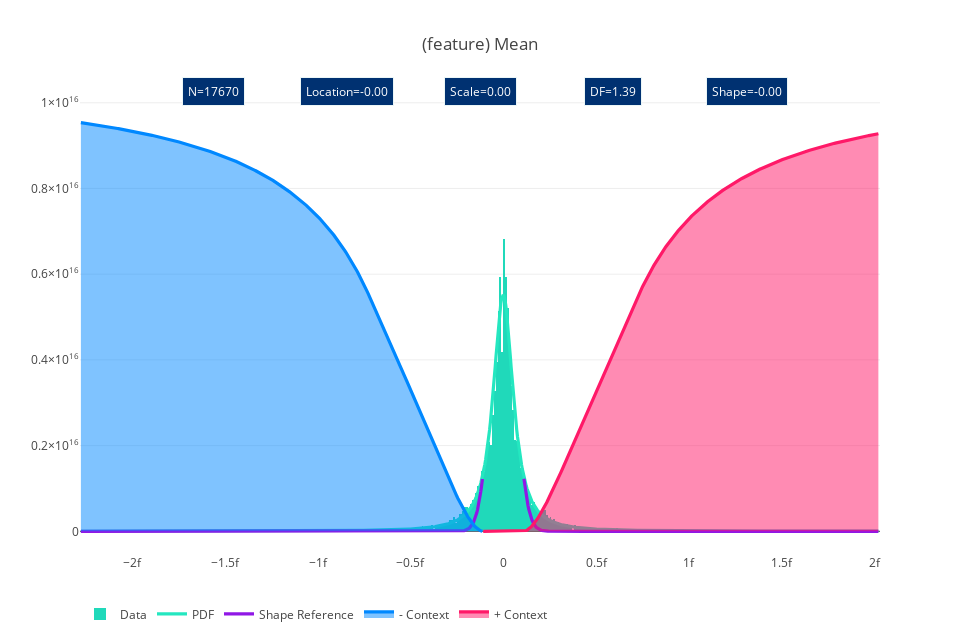
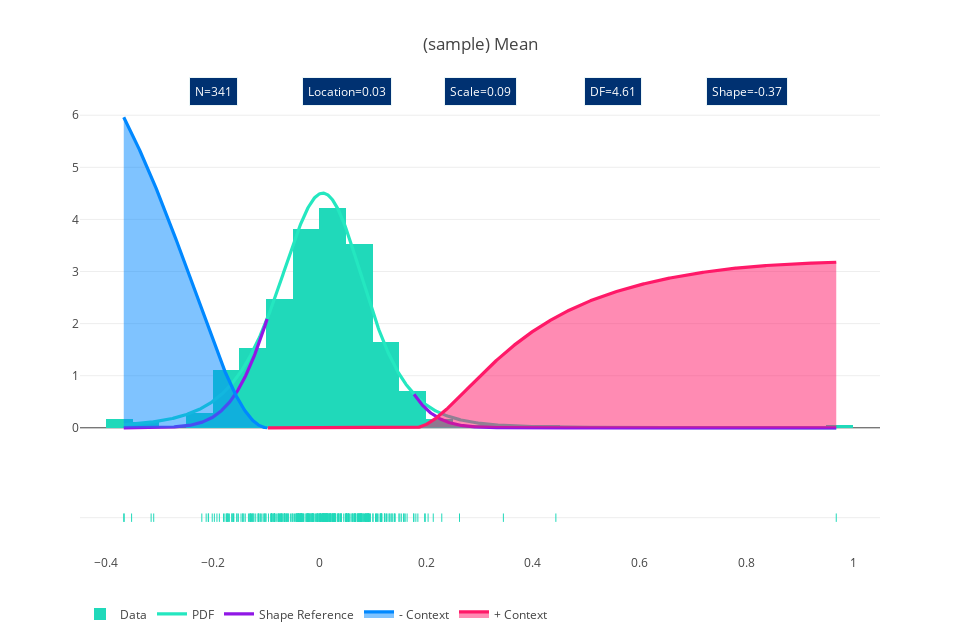

Notebook source saved alongside these figures, in order:
### Code cell
for element in ('feature', 'sample'):

    if element == 'feature':

        mean_axis = 1

    elif element == 'sample':

        mean_axis = 0

    series = feature_x_sample.mean(axis=mean_axis)

    n, location, scale, degree_of_freedom, shape = ccal.fit_skew_t_pdf(
        series.values)

    ccal.plot_context(
        series,
        location=location,
        scale=scale,
        degree_of_freedom=degree_of_freedom,
        shape=shape,
        plot_rug=series.size < 1e3,
        title='({}) Mean'.format(element))

### Figure 1 — Plotly figure (JSON) as saved in the notebook; plotly's stock layout.template omitted (floating-point values rounded to 4 significant figures; data arrays with more than 128 entries replaced by an {"elided": "..."} marker saying what was removed)
{"data": [{"histnorm": "probability density", "hoverinfo": "x+y", "legendgroup": "Data", "marker": {"color": "#20d9ba"}, "name": "Data", "type": "histogram", "x": {"elided": "17670 float values"}, "yaxis": "y2"}, {"line": {"color": "#24e7c0", "width": 3.2}, "name": "PDF", "type": "scatter", "x": {"elided": "1000 float values"}, "y": {"elided": "1000 float values"}, "yaxis": "y2"}, {"line": {"color": "#9017e6", "width": 3.2}, "name": "Shape Reference", "type": "scatter", "x": {"elided": "1000 float values"}, "y": {"elided": "1000 float values"}, "yaxis": "y2"}, {"fill": "tozeroy", "line": {"color": "#0088ff", "width": 3.2}, "name": "- Context", "type": "scatter", "x": {"elided": "504 float values"}, "y": {"elided": "504 float values"}, "yaxis": "y2"}, {"fill": "tozeroy", "line": {"color": "#ff1968", "width": 3.2}, "name": "+ Context", "type": "scatter", "x": {"elided": "496 float values"}, "y": {"elided": "496 float values"}, "yaxis": "y2"}], "layout": {"annotations": [{"bgcolor": "#003171", "bordercolor": "#ebf6f7", "borderpad": 5.1, "font": {"color": "#ffffff"}, "showarrow": false, "text": "N=17670", "x": 0.1667, "xanchor": "center", "xref": "paper", "y": 1.051, "yref": "paper"}, {"bgcolor": "#003171", "bordercolor": "#ebf6f7", "borderpad": 5.1, "font": {"color": "#ffffff"}, "showarrow": false, "text": "Location=-0.00", "x": 0.3333, "xanchor": "center", "xref": "paper", "y": 1.051, "yref": "paper"}, {"bgcolor": "#003171", "bordercolor": "#ebf6f7", "borderpad": 5.1, "font": {"color": "#ffffff"}, "showarrow": false, "text": "Scale=0.00", "x": 0.5, "xanchor": "center", "xref": "paper", "y": 1.051, "yref": "paper"}, {"bgcolor": "#003171", "bordercolor": "#ebf6f7", "borderpad": 5.1, "font": {"color": "#ffffff"}, "showarrow": false, "text": "DF=1.39", "x": 0.6667, "xanchor": "center", "xref": "paper", "y": 1.051, "yref": "paper"}, {"bgcolor": "#003171", "bordercolor": "#ebf6f7", "borderpad": 5.1, "font": {"color": "#ffffff"}, "showarrow": false, "text": "Shape=-0.00", "x": 0.8333, "xanchor": "center", "xref": "paper", "y": 1.051, "yref": "paper"}], "height": 640, "legend": {"orientation": "h"}, "title": "(feature) Mean", "width": 960, "xaxis": {"anchor": "y", "title": ""}, "yaxis": {"domain": [0, 0], "dtick": 1, "showticklabels": false, "zeroline": false}, "yaxis2": {"domain": [0, 1]}}}

### Figure 2 — Plotly figure (JSON) as saved in the notebook; plotly's stock layout.template omitted (floating-point values rounded to 4 significant figures; data arrays with more than 128 entries replaced by an {"elided": "..."} marker saying what was removed)
{"data": [{"histnorm": "probability density", "hoverinfo": "x+y", "legendgroup": "Data", "marker": {"color": "#20d9ba"}, "name": "Data", "type": "histogram", "x": {"elided": "341 float values"}, "yaxis": "y2"}, {"hoverinfo": "x+text", "legendgroup": "Data", "marker": {"color": "#20d9ba", "symbol": "line-ns-open"}, "mode": "markers", "showlegend": false, "text": {"elided": "341 str values"}, "type": "scatter", "x": {"elided": "341 float values"}, "y": {"elided": "341 int values"}}, {"line": {"color": "#24e7c0", "width": 3.2}, "name": "PDF", "type": "scatter", "x": {"elided": "1000 float values"}, "y": {"elided": "1000 float values"}, "yaxis": "y2"}, {"line": {"color": "#9017e6", "width": 3.2}, "name": "Shape Reference", "type": "scatter", "x": {"elided": "1000 float values"}, "y": {"elided": "1000 float values"}, "yaxis": "y2"}, {"fill": "tozeroy", "line": {"color": "#0088ff", "width": 3.2}, "name": "- Context", "type": "scatter", "x": {"elided": "202 float values"}, "y": {"elided": "202 float values"}, "yaxis": "y2"}, {"fill": "tozeroy", "line": {"color": "#ff1968", "width": 3.2}, "name": "+ Context", "type": "scatter", "x": {"elided": "798 float values"}, "y": {"elided": "798 float values"}, "yaxis": "y2"}], "layout": {"annotations": [{"bgcolor": "#003171", "bordercolor": "#ebf6f7", "borderpad": 5.1, "font": {"color": "#ffffff"}, "showarrow": false, "text": "N=341", "x": 0.1667, "xanchor": "center", "xref": "paper", "y": 1.051, "yref": "paper"}, {"bgcolor": "#003171", "bordercolor": "#ebf6f7", "borderpad": 5.1, "font": {"color": "#ffffff"}, "showarrow": false, "text": "Location=0.03", "x": 0.3333, "xanchor": "center", "xref": "paper", "y": 1.051, "yref": "paper"}, {"bgcolor": "#003171", "bordercolor": "#ebf6f7", "borderpad": 5.1, "font": {"color": "#ffffff"}, "showarrow": false, "text": "Scale=0.09", "x": 0.5, "xanchor": "center", "xref": "paper", "y": 1.051, "yref": "paper"}, {"bgcolor": "#003171", "bordercolor": "#ebf6f7", "borderpad": 5.1, "font": {"color": "#ffffff"}, "showarrow": false, "text": "DF=4.61", "x": 0.6667, "xanchor": "center", "xref": "paper", "y": 1.051, "yref": "paper"}, {"bgcolor": "#003171", "bordercolor": "#ebf6f7", "borderpad": 5.1, "font": {"color": "#ffffff"}, "showarrow": false, "text": "Shape=-0.37", "x": 0.8333, "xanchor": "center", "xref": "paper", "y": 1.051, "yref": "paper"}], "height": 640, "legend": {"orientation": "h"}, "title": "(sample) Mean", "width": 960, "xaxis": {"anchor": "y", "title": ""}, "yaxis": {"domain": [0, 0.16], "dtick": 1, "showticklabels": false, "zeroline": false}, "yaxis2": {"domain": [0.24, 1]}}}
